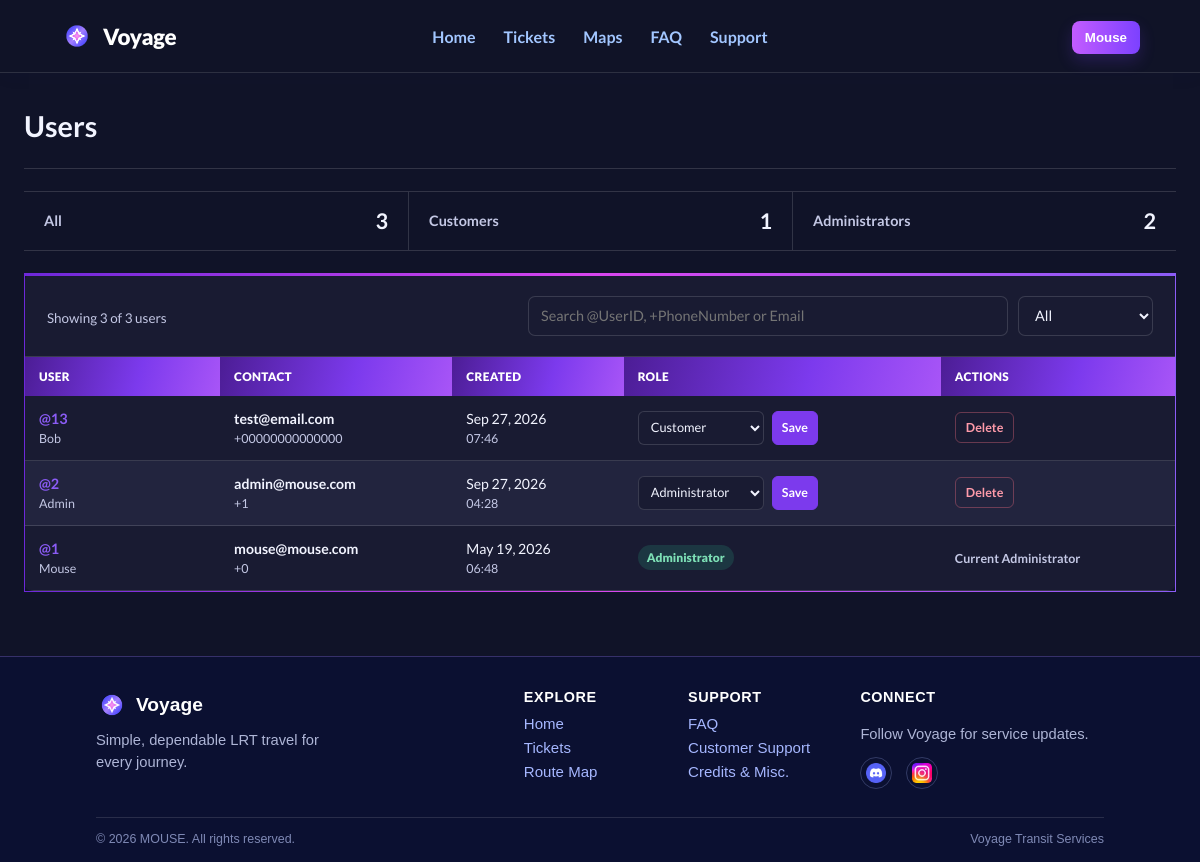
The page /admin_accounts.php (signed in) on the database its author committed.
### tables this page shows
CREATE TABLE IF NOT EXISTS `accounts` (
  `id` int(11) NOT NULL AUTO_INCREMENT,
  `username` varchar(100) NOT NULL,
  `email` varchar(255) NOT NULL,
  `phone` varchar(50) NOT NULL,
  `password` varchar(255) NOT NULL,
  `created_at` timestamp NOT NULL DEFAULT current_timestamp(),
  `is_admin` tinyint(1) NOT NULL DEFAULT 0,
  PRIMARY KEY (`id`),
  UNIQUE KEY `email` (`email`)
);

### admin_accounts.php (the view, shortened to what this page needs)
<?php
$accounts = [];
$databaseError = '';
$conn = new mysqli('localhost', 'root', '', 'ticket_system');
if ($conn->connect_error) {
    $databaseError = 'Customer records are temporarily unavailable.';
} else {
    $result = $conn->query('SELECT id, username, email, phone, created_at, is_admin FROM accounts ORDER BY created_at DESC, id DESC');
    if ($result) {
        while ($account = $result->fetch_assoc()) {
            $accounts[] = $account;
        }
    } else {
        $databaseError = 'Customer records could not be loaded.';
    }
}
$adminCount = 0;
foreach ($accounts as $account) {
    if (!empty($account['is_admin'])) {
        $adminCount++;
    }
}
$accountCount = count($accounts);
$memberCount = $accountCount - $adminCount;
$escape = static function ($value): string {
    return htmlspecialchars((string)$value, ENT_QUOTES, 'UTF-8');
};
?>
<!DOCTYPE html>
<html lang="en">
<head>
    <link rel="stylesheet" href="style.css">
    <link rel="stylesheet" href="admin.css">
</head>
<body>
    <?php include __DIR__ . '/header.php'; ?>
    <main class="ticket-admin-page account-admin-page">
        <header class="ticket-admin-header">
            <div>
                <h1>Users</h1>
            </div>
        </header>
        <section class="ticket-summary" aria-label="Customer summary">
            <div class="ticket-summary-item">
            <span>All</span>
                <strong><?php echo $accountCount; ?></strong>
            </div>
            <div class="ticket-summary-item">
                <span>Customers</span>
                <strong><?php echo $memberCount; ?></strong>
            </div>
            <div class="ticket-summary-item">
                <span>Administrators</span>
                <strong><?php echo $adminCount; ?></strong>
            </div>
        </section>
        <section class="ticket-records-panel" aria-label="Site customers">
            <div class="ticket-records-toolbar">
                <div>
                    <p id="account-results-count" aria-live="polite">Showing <?php echo $accountCount; ?> of <?php echo $accountCount; ?> users</p>
                </div>
                <?php if ($databaseError === '' && $accounts): ?>
                    <div class="ticket-records-filters">
                        <input id="account-search" type="search" placeholder="Search @UserID, +PhoneNumber or Email">
                        <select id="account-role-filter">
                            <option value="all">All</option>
                        </select>
                    </div>
                <?php endif; ?>
            </div>
            <?php if ($databaseError !== ''): ?>
                <div class="ticket-empty-state" role="alert"><?php echo $escape($databaseError); ?></div>
            <?php else: ?>
                <div class="ticket-table-scroll">
                    <table class="ticket-records-table account-records-table">
                        <thead>
                            <tr>
                                <th scope="col">User</th>
                                <th scope="col">Contact</th>
                                <th scope="col">Created</th>
                                <th scope="col">Role</th>
                                <th scope="col">Actions</th>
                            </tr>
                        </thead>
                        <tbody>
                            <?php foreach ($accounts as $account): ?>
                                <?php
                                    $role = !empty($account['is_admin']) ? 'admin' : 'member';
                                    $createdTimestamp = strtotime((string)$account['created_at']);
                                    $searchText = strtolower(implode(' ', [
                                        (string)$account['username'],
                                        (string)$account['email']
                                    ]));
                                ?>
                                <tr class="account-record-row" data-role="<?php echo $role; ?>" data-customer-id="<?php echo $escape($account['id']); ?>" data-phone-number="<?php echo $escape($account['phone']); ?>" data-search="<?php echo $escape($searchText); ?>">
                                    <td class="ticket-reference">
                                        <strong>@<?php echo $escape($account['id']); ?></strong>
                                        <span><?php echo $escape($account['username']); ?></span>
                                    </td>
                                    <td class="account-contact">
                                        <strong><?php echo $escape($account['email']); ?></strong>
                                        <span><?php echo $escape($account['phone']); ?></span>
                                    </td>
                                    <td>
                                        <?php if ($createdTimestamp !== false): ?>
                                            <time datetime="<?php echo $escape(date('c', $createdTimestamp)); ?>">
                                                <?php echo $escape(date('M j, Y', $createdTimestamp)); ?>
                                                <span class="ticket-cell-subtext"><?php echo $escape(date('H:i', $createdTimestamp)); ?></span>
                                            </time>
                                        <?php else: ?>
                                            <span class="ticket-cell-subtext">Not recorded</span>
                                        <?php endif; ?>
                                    </td>
                                    <td class="account-role-cell">
                                        <?php if ((int)$account['id'] === (int)$_SESSION['user_id']): ?>
                                            <span class="account-role account-role-<?php echo $role; ?>"><?php echo $role === 'admin' ? 'Administrator' : 'Customer'; ?></span>
                                        <?php else: ?>
                                            <form class="account-role-form" method="post" action="update_account_role.php">
                                                <select id="account-role-<?php echo $escape($account['id']); ?>" name="role">
                                                    <option value="member"<?php echo $role === 'member' ? ' selected' : ''; ?>>Customer</option>
                                                    <option value="admin"<?php echo $role === 'admin' ? ' selected' : ''; ?>>Administrator</option>
                                                </select>
                                                <button class="account-role-save" type="submit">Save</button>
                                            </form>
                                        <?php endif; ?>
                                    </td>
                                    <td class="account-actions">
                                        <?php if ((int)$account['id'] === (int)$_SESSION['user_id']): ?>
                                            <span class="account-current-label">Current Administrator</span>
                                        <?php else: ?>
                                            <form method="post" action="delete_account.php" onsubmit="return confirm('Delete this customer and all its ticket records? This cannot be undone.');">
                                                <button class="account-delete-button" type="submit">Delete</button>
                                            </form>
                                        <?php endif; ?>
                                    </td>
                                </tr>
                            <?php endforeach; ?>
                        </tbody>
                    </table>
                </div>
            <?php endif; ?>
        </section>
    </main>
    <?php include __DIR__ . '/footer.php'; ?>
</body>
</html>

### header.php (shortened to what this page needs)
<?php
$fullName = trim((string)($_SESSION['username'] ?? ''));
$nameParts = preg_split('/\s+/u', $fullName, 2) ?: [];
$firstName = $nameParts[0] ?? '';
$firstNameCharacters = preg_split('//u', $firstName, -1, PREG_SPLIT_NO_EMPTY) ?: [];
$profileButtonName = count($firstNameCharacters) > 8
    ? implode('', array_slice($firstNameCharacters, 0, 8)) . '...'
    : $firstName;
$isLoggedIn = isset($_SESSION['user_id']);
?>
<header class="siteHeader">
    <div class="siteHeader-inner">
        <a class="siteHeader-brand" href="index.php" aria-label="Voyage home">
            <img class="siteHeader-logo" src="./pics/Icon/voyage1.png" alt="Voyage logo">
            <span class="siteHeader-brandName">Voyage</span>
        </a>
        <nav class="siteHeader-nav" aria-label="Main navigation">
            <a href="index.php">Home</a>
            <a href="booking.php">Tickets</a>
            <a href="maps.php">Maps</a>
            <a href="faq.php">FAQ</a>
            <a href="support.php">Support</a>
        </nav>
        <div class="siteHeader-actions">
            <?php if ($isLoggedIn): ?>
                <div class="profile-menu">
                    <button class="headerProfileButton" type="button" aria-expanded="false" tabindex="0" title="<?php echo htmlspecialchars($fullName, ENT_QUOTES, 'UTF-8'); ?>">
                        <?php echo htmlspecialchars($profileButtonName, ENT_QUOTES, 'UTF-8'); ?>
                    </button>
                </div>
            <?php endif; ?>
        </div>
    </div>
</header>

### footer.php
<footer class="footer">
    <div class="footer-inner">
        <div class="footer-brand">
            <a class="footer-logo" href="index.php" aria-label="Voyage home">
                <img src="./pics/Icon/voyage1.png" alt="Voyage logo">
                <span>Voyage</span>
            </a>
            <p>Simple, dependable LRT travel for every journey.</p>
        </div>
        <div class="footer-links">
            <div class="footer-column">
                <h5>Explore</h5>
                <a href="index.php">Home</a>
                <a href="booking.php">Tickets</a>
                <a href="maps.php">Route Map</a>
            </div>
            <div class="footer-column">
                <h5>Support</h5>
                <a href="faq.php#faq-section">FAQ</a>
                <a href="support.php">Customer Support</a>
                <a href="credits.php">Credits &amp; Misc.</a>
            </div>
        </div>
        <div class="footer-social">
            <h5>Connect</h5>
            <p>Follow Voyage for service updates.</p>
            <div class="footerIcons">
                <a href="https://discord.gg/BSxnSfRn" aria-label="Voyage on Discord">
                    <img src="./pics/Icon/discord.png" alt="">
                </a>
                <a href="https://www.instagram.com/voyagingmouse?igsh==MXAxazQxb3Zxdnk3NQ==" aria-label="Voyage on Instagram">
                    <img src="./pics/Icon/instagram.webp" alt="">
                </a>
            </div>
        </div>
    </div>
    <div class="footer-bottom">
        <span>&copy; 2026 MOUSE. All rights reserved.</span>
        <span>Voyage Transit Services</span>
    </div>
</footer>

### rows shown on the page
accounts: id "13", username "Bob", email "test@email.com", phone "+00000000000000", created_at "Sep 27, 2026", created_at "07:46", role "Customer"
accounts: id "2", username "Admin", email "admin@mouse.com", phone "+1", created_at "Sep 27, 2026", created_at "04:28", role "Administrator"
accounts: id "1", username "Mouse", email "mouse@mouse.com", phone "+0", created_at "May 19, 2026", created_at "06:48", is_admin "Administrator", shows "Current Administrator"

### other values the page prints
$profileButtonName "Mouse"
$accountCount "3"
$memberCount "1"
$adminCount "2"
